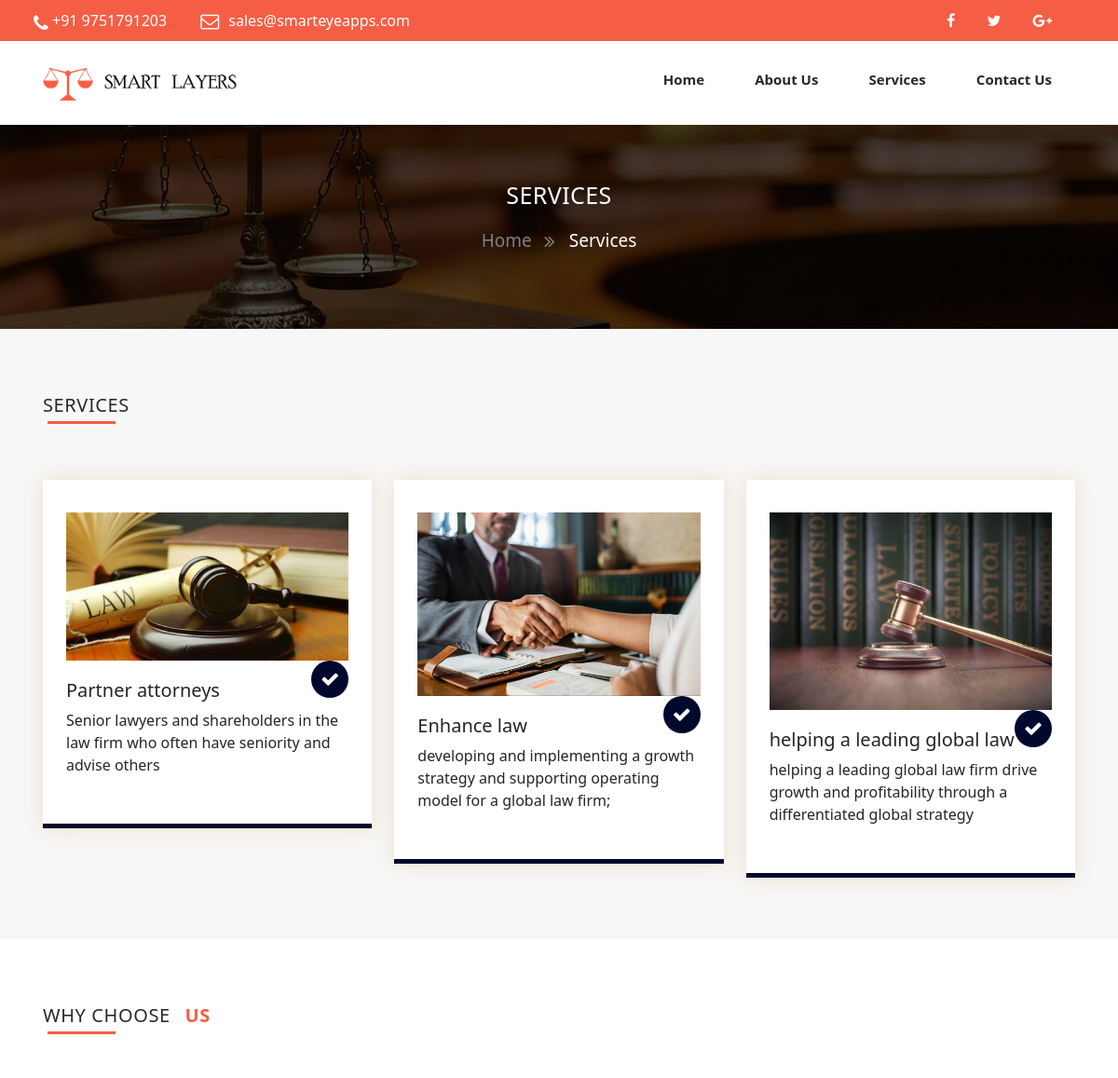
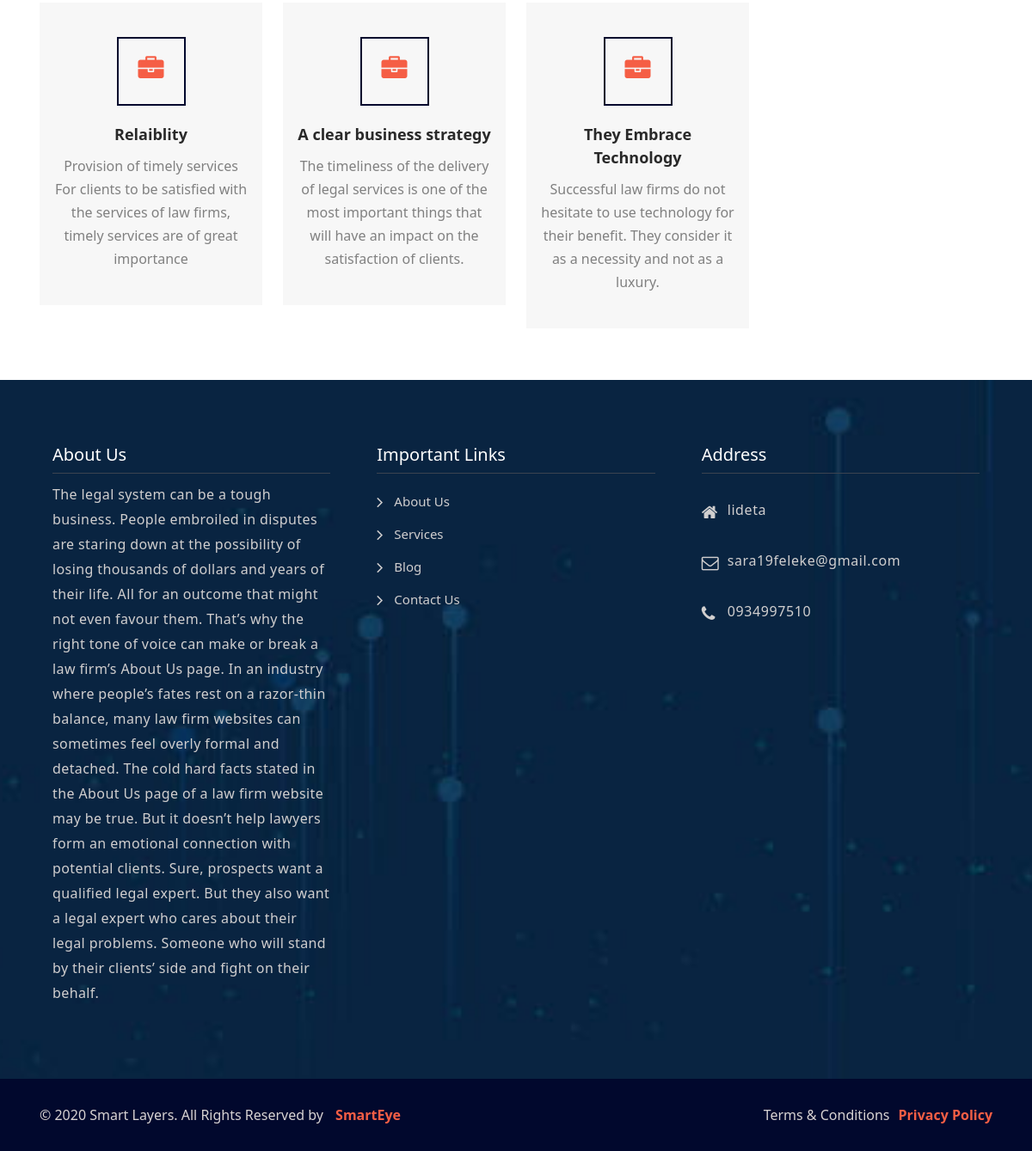
Page /services/ on the committed database (2 pictures, top to bottom).
### assignapp/models.py (models this page shows, shortened)
class Serivieinfo(models.Model):
   title = models.CharField(max_length=200)
   description = models.CharField(max_length=200)
   image = models.ImageField(blank=True)

class whychoose(models.Model):
    title = models.CharField(max_length=200)
    description = models.CharField(max_length=200)

class Abt_us(models.Model):
    about = models.CharField(max_length=800)
    image = models.ImageField(blank=True)

class ContactInformation(models.Model):
   address = models.CharField(max_length=200)
   email  = models.EmailField()
   phone = models.CharField(max_length=200)

### assignapp/views.py (the view)
def services(request):
   abt=Abt_us.objects.all().first()
   info = ContactInformation.objects.all().first()
   ser = Serivieinfo.objects.all()
   why=whychoose.objects.all()
   return render(request, 'services.html',{'ser_data':ser,'why_data':why,'abt':abt,'info':info})

### assignapp/templates/services.html (shortened to what this page needs)
{%load static%}
<!doctype html>
<html lang="en">
  {% include "head.html" %}
  <body>
    {% include "header.html" %}
    <section class="_cd_er_aq">
      <div class="container">
        <div class="row">
          <div class="col-12">
            <div class="_cd_er_aa">
              <h2>Services</h2>
              <ol>
                <li>Home</li>
                <li>Services</li>
              </ol>
            </div>
          </div>
        </div>
      </div>
    </section>
    <section class="_mj_ol_ek">
      <div class="container">
        <div class="row">
          <div class="col-12">
            <div class="_hg_we_fe">
              <h2>Services </h2>
            </div>
          </div>
        </div>
        <div class="row">
          {% for single_ser  in ser_data  %}
          <div class="col-lg-4 col-md-4 col-sm-6 col-xs-12">
            <div class="_jk_rt_we">
              <div class="_kl_er_we">
                <ol><li>{% if single_ser.image  %}
                  <img src="{{single_ser.image.url}}" alt="" class="img-fluid">
                  {% endif %}</li><li></li></ol>
              </div>
              <div class="_kj_qw_cd">
                <h5>{{single_ser.title}}</h5>
                <p>{{single_ser.description}}</p>
              </div>
            </div>
          </div>
          {% endfor %}
        </div>
      </div>
    </section>
    <section class="_cd_er_ab">
      <div class="container">
        <div class="row">
          <div class="col-12">
            <div class="_hg_we_fe">
              <h2>Why Choose <span>US</span></h2>
            </div>
          </div>
        </div>
        <div class="row">
          {% for single_why  in why_data  %}
          <div class="col-lg-3 col-md-3 col-sm-6 col-12">
            <div class="_cd_er_ac">
              <div class="_cd_er_ad">
                <ol><li><i class="fa fa-briefcase"></i></li></ol>
                <b>{{single_why.title}}</b>
                <p>{{single_why.description}}</p>
              </div>
            </div>
          </div>
          {% endfor %}
        </div>
      </div>
    </section>
    {% include "footer.html" %}
  </body>
</html>

### assignapp/templates/footer.html
{%load static%}
<footer class="_vc_zs_qw">
    <div class="container">
      <div class="row">
        <div class="col-lg-4 col-md-4 col-sm-6 col-12">
          <div class="_nb_cd_er">
            <h2>About Us</h2>
            <p>{{abt.about}}</p>
                </div>
        </div>
        <div class="col-lg-4 col-md-4 col-sm-6 col-12">
          <div class="_nb_cd_er">
            <h2>Important Links</h2>
            <ol>
              <li><a href="#">About Us</a></li>
              <li><a href="#">Services</a></li>
              <li><a href="#">Blog</a></li>
              <li><a href="#">Contact Us</a></li>
            </ol>
          </div>
        </div>
        <div class="col-lg-4 col-md-4 col-sm-6 col-12">
          <div class="_nb_cd_er">
            <h2>Address</h2>
            <ul>
              <li><p>{{info.address}}</p></li>
              <li><p>{{info.email}}</p></li>
              <li><p>{{info.phone}}</p></li>
            </ul>
          </div>
        </div>
      </div>
    </div>
  </footer>
  <section class="end-footer">
    <div class="container">
      <div class="row">
        <div class="col-6">
          <div class="_jh_er_xs">
            <p>© 2020 Smart Layers. All Rights Reserved by <a href="#" target="_blank">SmartEye</a></p>
          </div>
        </div>
        <div class="col-6">
          <div class="_jh_er_xs _cc_ui">
            <p>Terms & Conditions<a href="#" target="_blank">Privacy Policy</a></p>
          </div>
        </div>
      </div>
    </div>
  </section>

### rows in the picture
Serivieinfo: image (picture), title "Partner attorneys", description "Senior lawyers and shareholders in the law firm who often have seniority and advise others"
Serivieinfo: image (picture), title "Enhance law", description "developing and implementing a growth strategy and supporting operating model for a global law firm;"
Serivieinfo: image (picture), title "helping a leading global law", description "helping a leading global law firm drive growth and profitability through a differentiated global strategy"
whychoose: title "Relaiblity", description "Provision of timely services For clients to be satisfied with the services of law firms, timely services are of great importance"
whychoose: title "A clear business strategy", description "The timeliness of the delivery of legal services is one of the most important things that will have an impact on the satisfaction of clients."
whychoose: title "They Embrace Technology", description "Successful law firms do not hesitate to use technology for their benefit. They consider it as a necessity and not as a luxury."
Abt_us: about "The legal system can be a tough business. People embroiled in disputes are staring down at the possibility of losing thousands of dollars and years of their life. All for an outcome that might not even favour them. That’s why the right tone of voice can make or break a law firm’s About Us page. In an industry where people’s fates rest on a razor-thin balance, many law firm websites can sometimes feel overly formal and detached. The cold hard facts stated in the About Us page of a law firm website may be true. But it doesn’t help lawyers form an emotional connection with potential clients. Sure, prospects want a qualified legal expert. But they also want a legal expert who cares about their…"
ContactInformation: address "lideta", email "sara19feleke@gmail.com", phone "0934997510"
